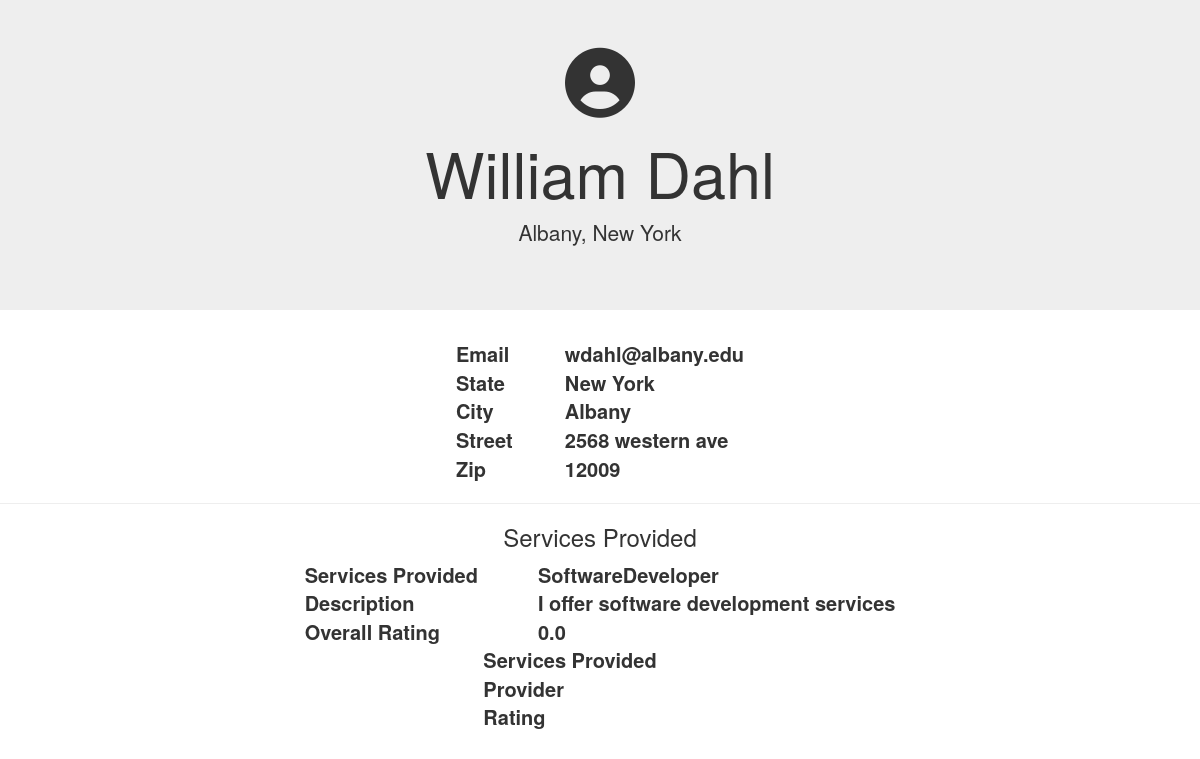
The app's page /RateMyServices/professional_profile/1/, older data.
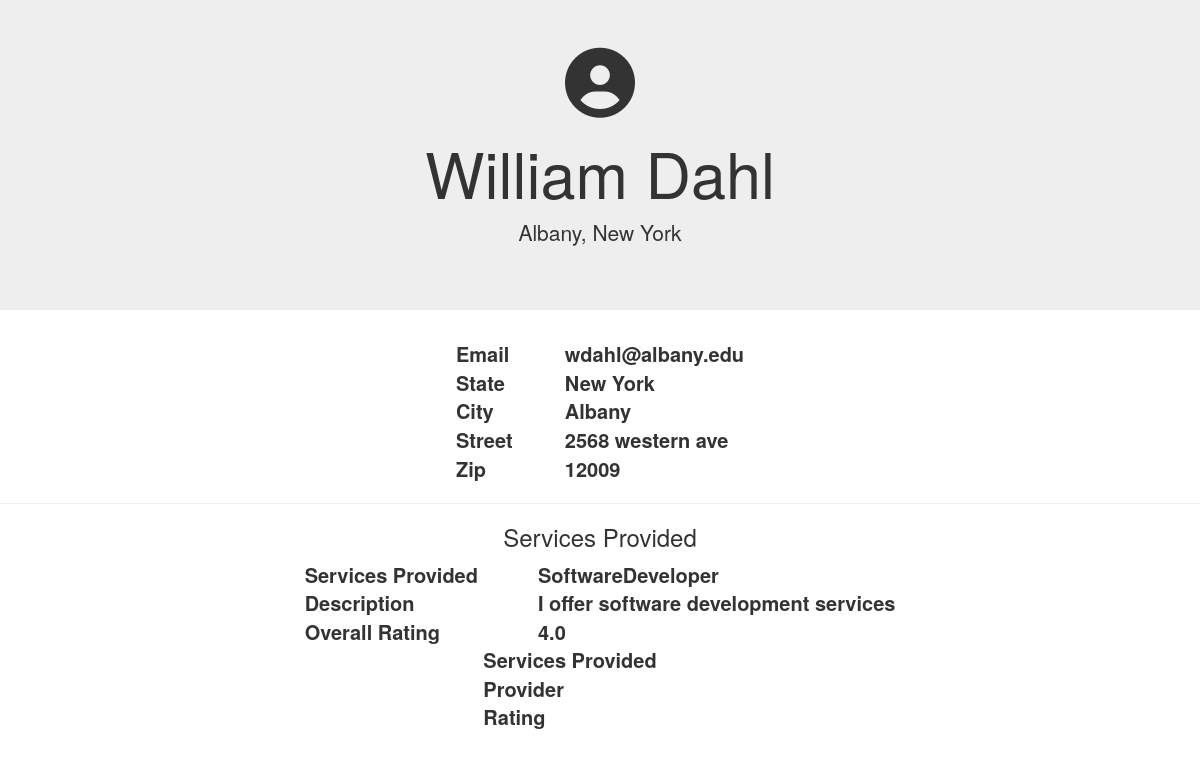
The same page, newer data.
### RateMyServices/models.py (models this page shows, shortened)
class ProfessionalUser(models.Model):
	generalUserID = models.ForeignKey(GeneralUser, on_delete=models.CASCADE)
	title = models.CharField(max_length=30, default='')
	description = models.CharField(max_length=200, default='')
	avg_rating = models.FloatField(default=0.0)

class GeneralUser(models.Model):
	first_name = models.CharField(max_length=30)
	last_name = models.CharField(max_length=30)
	email = models.EmailField()
	password = models.CharField(max_length=30)
	state = models.CharField(max_length=30)
	city = models.CharField(max_length=30)
	zips = models.CharField(max_length=5)
	street = models.CharField(max_length=100)
	phone = models.CharField(max_length=12)

### RateMyServices/views.py (the view)
# urls.py: path('professional_profile/<int:professionaluser_id>/', views.professional_profile, name='professional_profile'),
def professional_profile(request, professionaluser_id):
	pUser = get_object_or_404(ProfessionalUser, id=professionaluser_id)
	return render(request, 'RateMyServices/professional_profile.html', {'pUser': pUser})

### RateMyServices/templates/RateMyServices/professional_profile.html (shortened to what this page needs)
<!DOCTYPE html>
<html>
	<head>
		{% load static %}
		<link rel="stylesheet" href="https://maxcdn.bootstrapcdn.com/bootstrap/3.4.0/css/bootstrap.min.css">
		<link rel="stylesheet" href="path/to/font-awesome/css/font-awesome.min.css">
        <link rel="stylesheet" type="text/css" href="{% static 'RateMyServices/css/style.css' %}">
		<link rel="stylesheet" type="text/css" href="{% static 'RateMyServices/css/general_profile.css' %}">
	</head>
	<body>
		<div class="jumbotron jumbotron-fluid text-center">
			<div>
				<i class="fa fa-user-circle fa-5x"></i>
			</div>
			<h1>{{ pUser.generalUserID.first_name }} {{ pUser.generalUserID.last_name }}</h1>
			<p>{{ pUser.generalUserID.city }}, {{ pUser.generalUserID.state }}</p>
		</div>
		<div style="align-content: center">
			<table cellspacing="20" align="center" style="font-size: 20px">
				<tr style="padding: 30px">
				  <th>Email</th>
				  <th>{{ pUser.generalUserID.email }}</th>
				</tr>
				<tr style="padding: 30px">
					<th style="padding-right: 60px">State</th>
					<th>{{ pUser.generalUserID.state }}</th>
				</tr>
				<tr style="padding: 30px">
					<th>City</th>
					<th>{{ pUser.generalUserID.city }}</th>
				</tr>
				<tr style="padding: 30px">
					<th>Street</th>
					<th>{{ pUser.generalUserID.street }}</th>
				</tr>
				<tr style="padding: 30px">
						<th>Zip</th>
						<th>{{ pUser.generalUserID.zips }}</th>
				</tr>
			</table>
        </div>
            <hr>
        <div>
            <h3 align="center">Services Provided</h3>
            <table cellspacing="20" align="center" style="font-size: 20px">
                    <tr style="padding: 30px">
                      <th style="padding-right: 60px">Services Provided</th>
                      <th>{{ pUser.title }}</th>
                    </tr>
                    <tr style="padding: 30px">
                        <th>Description</th>
                        <th>{{ pUser.description }}</th>
                    </tr>
                    <tr style="padding: 30px">
                        <th>Overall Rating</th>
                        <th>{{ pUser.avg_rating }}</th>
                    </tr>
            </table>
            <table cellspacing="20" align="center" style="font-size: 20px" *if >
                    <tr style="padding: 30px">
                      <th style="padding-right: 60px">Services Provided</th>
                    </tr>
                    <tr style="padding: 30px">
                        <th>Provider</th>
                    </tr>
                    <tr style="padding: 30px">
                        <th>Rating</th>
                    </tr>
            </table>
        </div>
	</body>
</html>

Row changes from the older to the newer data that the page shows:
changed ProfessionalUser "SoftwareDeveloper": avg_rating "0.0" → "4.0"
